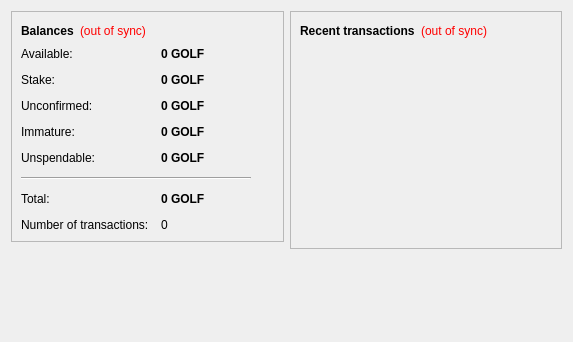
<?xml version="1.0" encoding="UTF-8"?>
<ui version="4.0">
 <class>OverviewPage</class>
 <widget class="QWidget" name="OverviewPage">
  <property name="geometry">
   <rect>
    <x>0</x>
    <y>0</y>
    <width>573</width>
    <height>342</height>
   </rect>
  </property>
  <property name="windowTitle">
   <string>Form</string>
  </property>
  <layout class="QHBoxLayout" name="horizontalLayout" stretch="1,1">
   <item>
    <layout class="QVBoxLayout" name="verticalLayout_2">
     <item>
      <widget class="QFrame" name="frame">
       <property name="frameShape">
        <enum>QFrame::StyledPanel</enum>
       </property>
       <property name="frameShadow">
        <enum>QFrame::Raised</enum>
       </property>
       <layout class="QVBoxLayout" name="verticalLayout_4">
        <item>
         <layout class="QHBoxLayout" name="horizontalLayout_4">
          <item>
           <widget class="QLabel" name="label_5">
            <property name="font">
             <font>
              <weight>75</weight>
              <bold>true</bold>
             </font>
            </property>
            <property name="text">
             <string>Balances</string>
            </property>
           </widget>
          </item>
          <item>
           <widget class="QLabel" name="labelWalletStatus">
            <property name="toolTip">
             <string>The displayed information may be out of date. Your wallet automatically synchronizes with the GolfCoin network after a connection is established, but this process has not completed yet.</string>
            </property>
            <property name="styleSheet">
             <string notr="true">QLabel { color: red; }</string>
            </property>
            <property name="text">
             <string notr="true">(out of sync)</string>
            </property>
            <property name="alignment">
             <set>Qt::AlignLeading|Qt::AlignLeft|Qt::AlignVCenter</set>
            </property>
           </widget>
          </item>
          <item>
           <spacer name="horizontalSpacer_2">
            <property name="orientation">
             <enum>Qt::Horizontal</enum>
            </property>
            <property name="sizeHint" stdset="0">
             <size>
              <width>40</width>
              <height>20</height>
             </size>
            </property>
           </spacer>
          </item>
         </layout>
        </item>
        <item>
         <layout class="QFormLayout" name="formLayout_2">
          <property name="fieldGrowthPolicy">
           <enum>QFormLayout::AllNonFixedFieldsGrow</enum>
          </property>
          <property name="horizontalSpacing">
           <number>12</number>
          </property>
          <property name="verticalSpacing">
           <number>12</number>
          </property>
          <item row="0" column="0">
           <widget class="QLabel" name="labelAvailableText">
            <property name="toolTip">
             <string>Your current available balance</string>
            </property>
            <property name="text">
             <string>Available:</string>
            </property>
           </widget>
          </item>
          <item row="0" column="1">
           <widget class="QLabel" name="labelAvailable">
            <property name="font">
             <font>
              <weight>75</weight>
              <bold>true</bold>
             </font>
            </property>
            <property name="cursor">
             <cursorShape>IBeamCursor</cursorShape>
            </property>
            <property name="toolTip">
             <string>Your current available balance</string>
            </property>
            <property name="text">
             <string notr="true">0 GOLF</string>
            </property>
            <property name="alignment">
             <set>Qt::AlignLeading|Qt::AlignLeft|Qt::AlignVCenter</set>
            </property>
            <property name="textInteractionFlags">
             <set>Qt::LinksAccessibleByMouse|Qt::TextSelectableByKeyboard|Qt::TextSelectableByMouse</set>
            </property>
           </widget>
          </item>
          <item row="1" column="0">
           <widget class="QLabel" name="label_6">
            <property name="toolTip">
             <string>Total of coins that was staked, and do not yet count toward the current balance</string>
            </property>
            <property name="text">
             <string>Stake:</string>
            </property>
           </widget>
          </item>
          <item row="1" column="1">
           <widget class="QLabel" name="labelStake">
            <property name="font">
             <font>
              <weight>75</weight>
              <bold>true</bold>
             </font>
            </property>
            <property name="cursor">
             <cursorShape>IBeamCursor</cursorShape>
            </property>
            <property name="toolTip">
             <string>Total of coins that was staked, and do not yet count toward the current balance</string>
            </property>
            <property name="text">
             <string notr="true">0 GOLF</string>
            </property>
            <property name="alignment">
             <set>Qt::AlignLeading|Qt::AlignLeft|Qt::AlignVCenter</set>
            </property>
            <property name="textInteractionFlags">
             <set>Qt::LinksAccessibleByMouse|Qt::TextSelectableByKeyboard|Qt::TextSelectableByMouse</set>
            </property>
           </widget>
          </item>
          <item row="2" column="0">
           <widget class="QLabel" name="label_3">
            <property name="toolTip">
             <string>Total of transactions that have yet to be confirmed, and do not yet count toward the current balance</string>
            </property>
            <property name="text">
             <string>Unconfirmed:</string>
            </property>
           </widget>
          </item>
          <item row="2" column="1">
           <widget class="QLabel" name="labelUnconfirmed">
            <property name="font">
             <font>
              <weight>75</weight>
              <bold>true</bold>
             </font>
            </property>
            <property name="cursor">
             <cursorShape>IBeamCursor</cursorShape>
            </property>
            <property name="toolTip">
             <string>Total of transactions that have yet to be confirmed, and do not yet count toward the current balance</string>
            </property>
            <property name="text">
             <string notr="true">0 GOLF</string>
            </property>
            <property name="alignment">
             <set>Qt::AlignLeading|Qt::AlignLeft|Qt::AlignVCenter</set>
            </property>
            <property name="textInteractionFlags">
             <set>Qt::LinksAccessibleByMouse|Qt::TextSelectableByKeyboard|Qt::TextSelectableByMouse</set>
            </property>
           </widget>
          </item>
          <item row="3" column="0">
           <widget class="QLabel" name="labelImmatureText">
            <property name="toolTip">
             <string>Mined balance that has not yet matured</string>
            </property>
            <property name="text">
             <string>Immature:</string>
            </property>
           </widget>
          </item>
          <item row="3" column="1">
           <widget class="QLabel" name="labelImmature">
            <property name="font">
             <font>
              <weight>75</weight>
              <bold>true</bold>
             </font>
            </property>
            <property name="toolTip">
             <string>Mined balance that has not yet matured</string>
            </property>
            <property name="text">
             <string notr="true">0 GOLF</string>
            </property>
            <property name="alignment">
             <set>Qt::AlignLeading|Qt::AlignLeft|Qt::AlignVCenter</set>
            </property>
            <property name="textInteractionFlags">
             <set>Qt::LinksAccessibleByMouse|Qt::TextSelectableByKeyboard|Qt::TextSelectableByMouse</set>
            </property>
           </widget>
          </item>
          <item row="4" column="0">
           <widget class="QLabel" name="labelBalanceWatchOnlyText">
            <property name="toolTip">
             <string>Your unspendable balance</string>
            </property>
            <property name="text">
             <string>Unspendable:</string>
            </property>
           </widget>
          </item>
          <item row="4" column="1">
           <widget class="QLabel" name="labelBalanceWatchOnly">
            <property name="font">
             <font>
              <weight>75</weight>
              <bold>true</bold>
             </font>
            </property>
            <property name="cursor">
             <cursorShape>IBeamCursor</cursorShape>
            </property>
            <property name="toolTip">
             <string>Your unspendable balance</string>
            </property>
            <property name="text">
             <string notr="true">0 GOLF</string>
            </property>
            <property name="alignment">
             <set>Qt::AlignLeading|Qt::AlignLeft|Qt::AlignVCenter</set>
            </property>
            <property name="textInteractionFlags">
             <set>Qt::LinksAccessibleByMouse|Qt::TextSelectableByKeyboard|Qt::TextSelectableByMouse</set>
            </property>
           </widget>
          </item>
          <item row="5" column="0" colspan="2">
           <widget class="Line" name="line">
            <property name="maximumSize">
             <size>
              <width>230</width>
              <height>16777215</height>
             </size>
            </property>
            <property name="orientation">
             <enum>Qt::Horizontal</enum>
            </property>
           </widget>
          </item>
          <item row="6" column="0">
           <widget class="QLabel" name="labelTotalText">
            <property name="toolTip">
             <string>Your current total balance</string>
            </property>
            <property name="text">
             <string>Total:</string>
            </property>
           </widget>
          </item>
          <item row="6" column="1">
           <widget class="QLabel" name="labelTotal">
            <property name="font">
             <font>
              <weight>75</weight>
              <bold>true</bold>
             </font>
            </property>
            <property name="toolTip">
             <string>Your current total balance</string>
            </property>
            <property name="text">
             <string notr="true">0 GOLF</string>
            </property>
            <property name="alignment">
             <set>Qt::AlignLeading|Qt::AlignLeft|Qt::AlignVCenter</set>
            </property>
            <property name="textInteractionFlags">
             <set>Qt::LinksAccessibleByMouse|Qt::TextSelectableByKeyboard|Qt::TextSelectableByMouse</set>
            </property>
           </widget>
          </item>
          <item row="7" column="0">
           <widget class="QLabel" name="label_2">
            <property name="toolTip">
             <string>Total number of transactions in wallet</string>
            </property>
            <property name="text">
             <string>Number of transactions:</string>
            </property>
           </widget>
          </item>
          <item row="7" column="1">
           <widget class="QLabel" name="labelNumTransactions">
            <property name="toolTip">
             <string>Total number of transactions in wallet</string>
            </property>
            <property name="text">
             <string notr="true">0</string>
            </property>
           </widget>
          </item>
         </layout>
        </item>
       </layout>
      </widget>
     </item>
     <item>
      <spacer name="verticalSpacer">
       <property name="orientation">
        <enum>Qt::Vertical</enum>
       </property>
       <property name="sizeHint" stdset="0">
        <size>
         <width>20</width>
         <height>40</height>
        </size>
       </property>
      </spacer>
     </item>
    </layout>
   </item>
   <item>
    <layout class="QVBoxLayout" name="verticalLayout_3">
     <item>
      <widget class="QFrame" name="frame_2">
       <property name="frameShape">
        <enum>QFrame::StyledPanel</enum>
       </property>
       <property name="frameShadow">
        <enum>QFrame::Raised</enum>
       </property>
       <layout class="QVBoxLayout" name="verticalLayout">
        <item>
         <layout class="QHBoxLayout" name="horizontalLayout_2">
          <item>
           <widget class="QLabel" name="label_4">
            <property name="text">
             <string>&lt;b&gt;Recent transactions&lt;/b&gt;</string>
            </property>
           </widget>
          </item>
          <item>
           <widget class="QLabel" name="labelTransactionsStatus">
            <property name="toolTip">
             <string>The displayed information may be out of date. Your wallet automatically synchronizes with the GolfCoin network after a connection is established, but this process has not completed yet.</string>
            </property>
            <property name="styleSheet">
             <string notr="true">QLabel { color: red; }</string>
            </property>
            <property name="text">
             <string notr="true">(out of sync)</string>
            </property>
            <property name="alignment">
             <set>Qt::AlignRight|Qt::AlignTrailing|Qt::AlignVCenter</set>
            </property>
           </widget>
          </item>
          <item>
           <spacer name="horizontalSpacer">
            <property name="orientation">
             <enum>Qt::Horizontal</enum>
            </property>
            <property name="sizeHint" stdset="0">
             <size>
              <width>40</width>
              <height>20</height>
             </size>
            </property>
           </spacer>
          </item>
         </layout>
        </item>
        <item>
         <widget class="QListView" name="listTransactions">
          <property name="styleSheet">
           <string notr="true">QListView { background: transparent; }</string>
          </property>
          <property name="frameShape">
           <enum>QFrame::NoFrame</enum>
          </property>
          <property name="verticalScrollBarPolicy">
           <enum>Qt::ScrollBarAlwaysOff</enum>
          </property>
          <property name="horizontalScrollBarPolicy">
           <enum>Qt::ScrollBarAlwaysOff</enum>
          </property>
          <property name="selectionMode">
           <enum>QAbstractItemView::NoSelection</enum>
          </property>
         </widget>
        </item>
       </layout>
      </widget>
     </item>
     <item>
      <spacer name="verticalSpacer_2">
       <property name="orientation">
        <enum>Qt::Vertical</enum>
       </property>
       <property name="sizeHint" stdset="0">
        <size>
         <width>20</width>
         <height>40</height>
        </size>
       </property>
      </spacer>
     </item>
    </layout>
   </item>
  </layout>
 </widget>
 <resources/>
 <connections/>
</ui>
